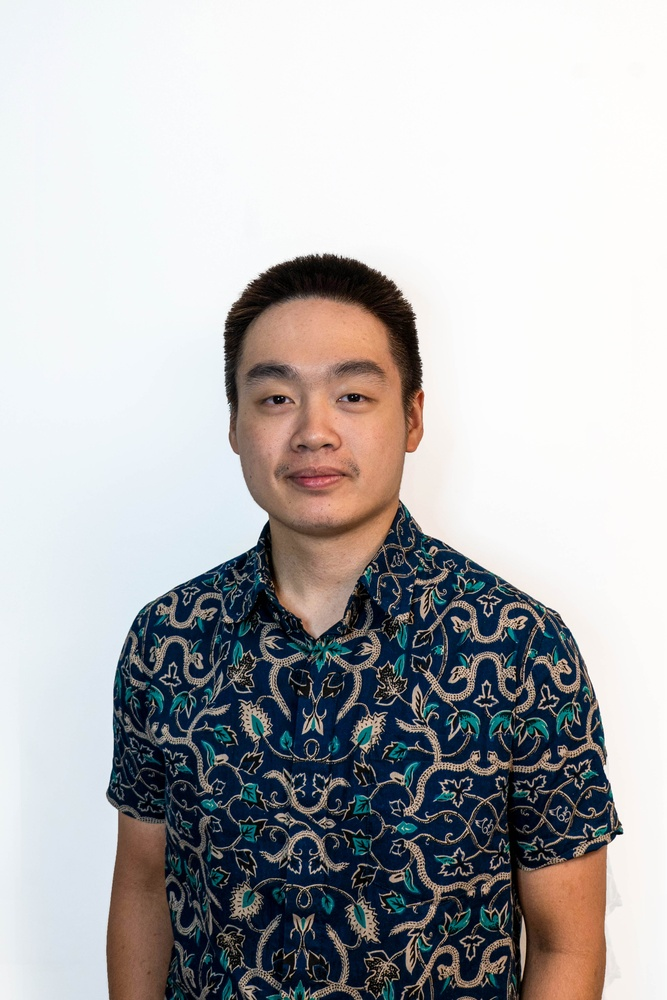
#> input picture bild.jpg, 667 x 1000 px, shrunk from 3376 x 5064 before the run
$ python import_pict.py
#> lines starting #> are read from the running program, lines starting #| are printed output that depends on the picture
from ast import increment_lineno
import matplotlib.pyplot as plt
import numpy as np
import cv2

img = cv2.imread("bild.jpg")
#> img is the input picture: shape (1000, 667, 3); mean B, G, R 178.9, 177.7, 178.3
print(img[0][0])
#| [245 245 239]
# i = cv2.cvtColor(img, cv2.COLOR_BGR2RGB)
# print(img.shape) # zeile, spalte, 3.Wert sind Farbkanäle (RGB), openCV liest den Farbcode als BGR


g = cv2.cvtColor(img, cv2.COLOR_BGR2GRAY) #bei Graustufen haben wir einen Wert weniger bei shape
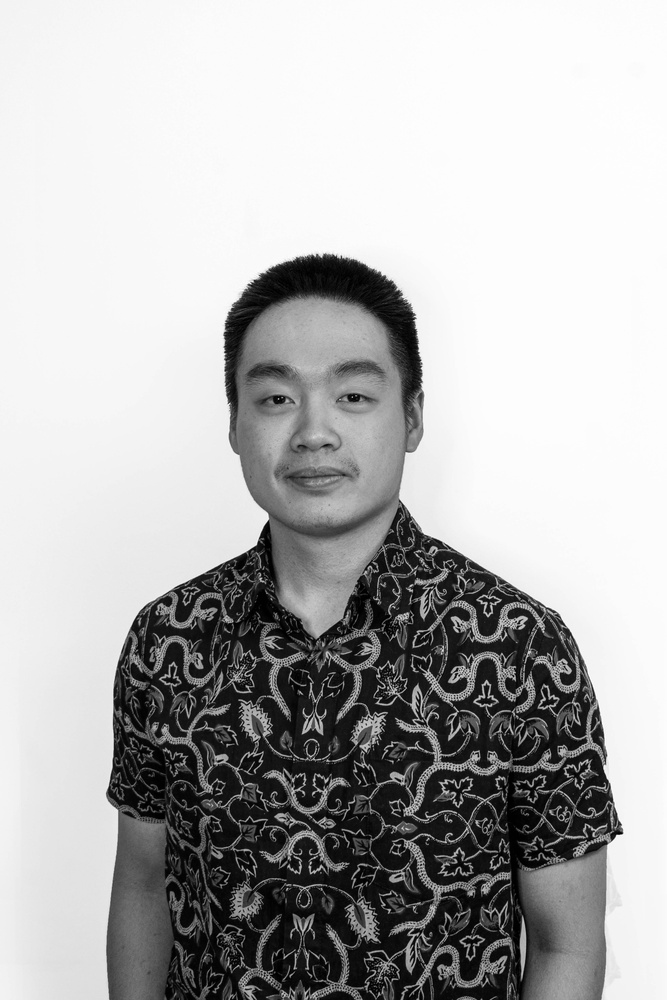
#> g: shape (1000, 667); min 0, max 255, mean 178
print(g.shape)
#| (1000, 667)

plt.imshow(g, "gray")
plt.show()
